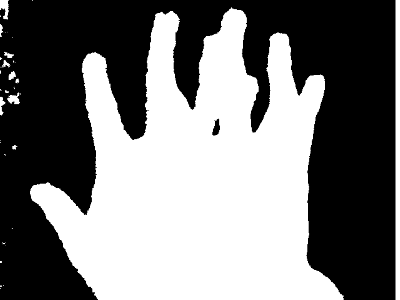
#> input picture 12_contour/1017.png, 400 x 300 px
$ python contour.py   (Python 2 division)
#> lines starting #> are read from the running program, lines starting #| are printed output that depends on the picture; after the words box and inside, x2 and y2 are one past the last pixel; in counts of white or black regions, pixels touching at a corner belong together
import numpy as np
import cv
import cv2

# Load Image
im = cv2.imread('1017.png')
#> im is the input picture: shape (300, 400, 3); min 0, max 255, mean 120.9
imgray = cv2.cvtColor(im,cv2.COLOR_BGR2GRAY)
print type(im)
#| <class 'numpy.ndarray'>
# Process Contour
ret,thresh = cv2.threshold(imgray,127,255,0)
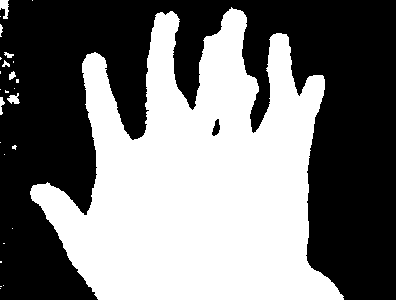
#> thresh: shape (300, 400); 47.3% white; 27 white regions (18 under 20 px)
contours, hierarchy = cv2.findContours(thresh,cv2.RETR_TREE,cv2.CHAIN_APPROX_SIMPLE)
#> contours = 28 contours, 20 with area under 20; largest, box (x1, y1, x2, y2) and area: (30, 7, 344, 300) 54355, (396, 0, 400, 300) 897, (211, 118, 221, 137) 102, (0, 0, 9, 19) 84, (7, 93, 20, 104) 64, (0, 97, 5, 115) 31, (9, 71, 16, 80) 28, (4, 52, 14, 58) 22
#cv2.drawContours(im,contours,-1,(0,255,0),3)


# Loop through all possible contour find max
max_area = 0
param = [0,0,0,0]
for i in contours:
    x,y,w,h = cv2.boundingRect(i)

    if w*h>max_area:
        max_area = w*h
        param = [x,y,w,h]
#> this loop made 28 passes
#> (x, y, w, h, max_area) on passes 8, 10, 11, 24: (12, 145, 5, 5, 25), (0, 97, 5, 18, 90), (7, 93, 13, 11, 143), (30, 7, 314, 293, 92002)
#> (x, y, w, h) on passes 3, 6, 7, 9, 12, 13: (3, 285, 1, 1), (12, 228, 1, 1), (4, 154, 1, 1), (0, 142, 1, 1), (5, 90, 4, 3), (0, 89, 1, 1)
#> after the loop, max_area = 92002

x = param[0]
#> x = 30
y = param[1]
#> y = 7
w = param[2]
#> w = 314
h = param[3]
#> h = 293

cv2.rectangle(im,(x,y),(x+w, y+h),(0,255,255),2)
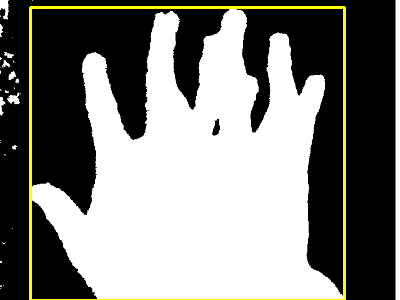
#> im: shape (300, 400, 3); 2.5% of pixels changed, all inside (x1, y1, x2, y2) = (29, 6, 346, 300)


# Numpy->Iplimage
source = im # source is numpy array
#> (the run stopped early here; a loop or call above may not have finished)

$ run again, with 12_contour/103.png copied over 12_contour/1017.png
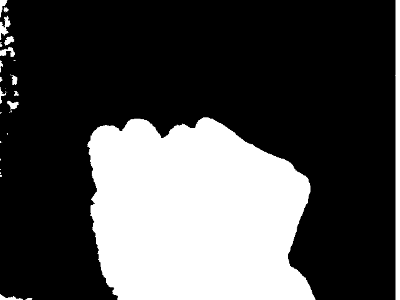
#> input picture 12_contour/103.png, 400 x 300 px
#> im is the input picture: shape (300, 400, 3); min 0, max 255, mean 76.5
#| <class 'numpy.ndarray'>
#> `ret,thresh = cv2.threshold(imgray,127,255,0)`:
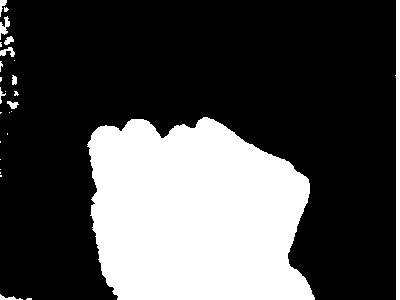
#> thresh: shape (300, 400); 29.8% white; 27 white regions (17 under 20 px)
#> contours = 27 contours, 18 with area under 20; largest, box (x1, y1, x2, y2) and area: (87, 117, 315, 300) 33646, (395, 0, 400, 300) 898, (0, 16, 10, 40) 76, (0, 47, 15, 57) 57, (7, 101, 19, 109) 42
#> the loop `for i in contours:` made 27 passes
#> (x, y, w, h, max_area) on passes 2, 9: (0, 294, 23, 6, 138), (87, 117, 228, 183, 41724)
#> after the loop `for i in contours:`: max_area = 41724
#> `x = param[0]`: x = 87
#> `y = param[1]`: y = 117
#> `w = param[2]`: w = 228
#> `h = param[3]`: h = 183
#> `cv2.rectangle(im,(x,y),(x+w, y+h),(0,255,255),2)`:
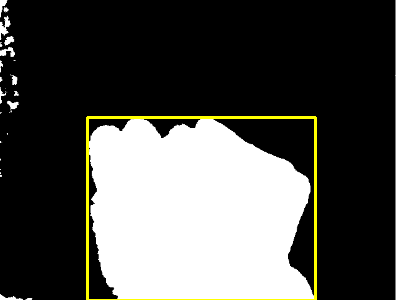
#> im: shape (300, 400, 3); 1.67% of pixels changed, all inside (x1, y1, x2, y2) = (86, 116, 317, 300)

$ run again, with 12_contour/105.png copied over 12_contour/1017.png
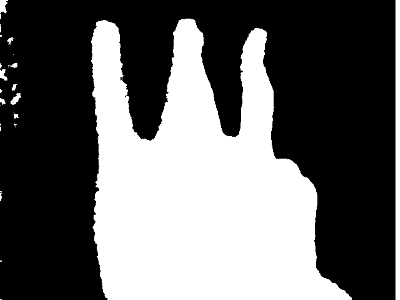
#> input picture 12_contour/105.png, 400 x 300 px
#> im is the input picture: shape (300, 400, 3); min 0, max 255, mean 101.5
#| <class 'numpy.ndarray'>
#> `ret,thresh = cv2.threshold(imgray,127,255,0)`:
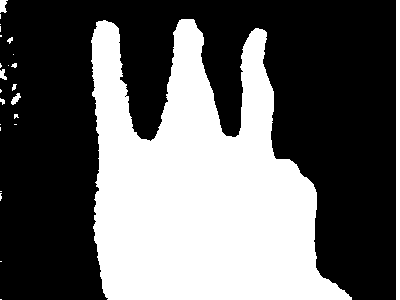
#> thresh: shape (300, 400); 39.6% white; 25 white regions (16 under 20 px)
#> contours = 26 contours, 21 with area under 20; largest, box (x1, y1, x2, y2) and area: (91, 19, 352, 300) 45341, (396, 0, 400, 300) 897, (0, 0, 8, 13) 58, (11, 93, 21, 105) 46, (0, 69, 7, 80) 34
#> the loop `for i in contours:` made 26 passes
#> (x, y, w, h, max_area) on passes 8, 9, 10, 22: (14, 114, 5, 5, 25), (0, 98, 5, 7, 35), (11, 93, 10, 12, 120), (91, 19, 261, 281, 73341)
#> after the loop `for i in contours:`: max_area = 73341
#> `x = param[0]`: x = 91
#> `y = param[1]`: y = 19
#> `w = param[2]`: w = 261
#> `h = param[3]`: h = 281
#> `cv2.rectangle(im,(x,y),(x+w, y+h),(0,255,255),2)`:
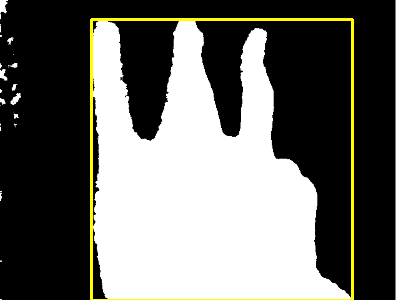
#> im: shape (300, 400, 3); 2.27% of pixels changed, all inside (x1, y1, x2, y2) = (90, 18, 354, 300)
